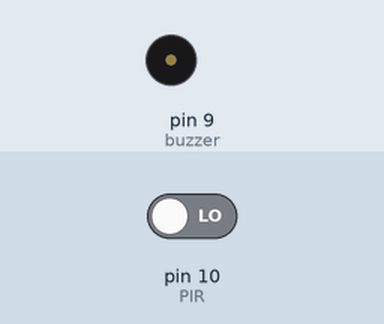
Simulated run of this sketch. Board: Arduino Uno, built with avr-gcc and run on an emulated ATmega328P. On the bench: buzzer (waves = sounding, pin HIGH). The inputs (shaded band) are chosen by the test bench; at power-on: pin 10 (PIR) LOW.

Above: at 1.2 s.
1.3 s: pin 10 (PIR) driven HIGH
At 1.7 s:
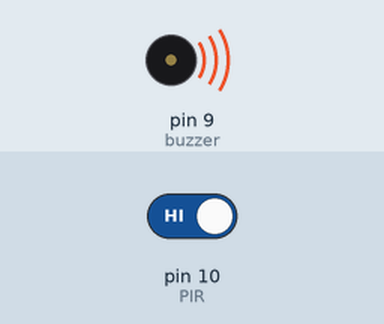
2.8 s: pin 10 (PIR) driven LOW
At 4.0 s:
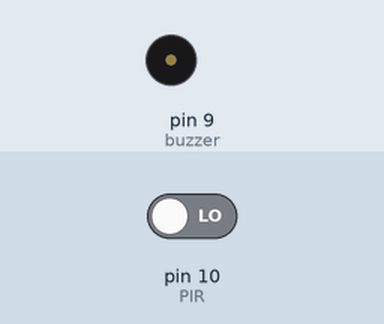
Timing chart, 0 to 5.8 s (numbered marks = the images above; inputs shaded):
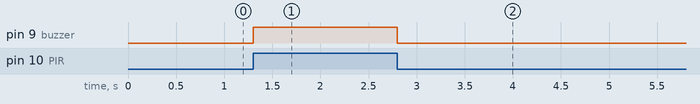

The sketch:

Buzzer.ino
```cpp
#define PIR 10
#define buzzer 9

void setup() {
  pinMode(PIR,INPUT);
  pinMode(buzzer, OUTPUT);
}

void loop() {
  if(digitalRead(PIR) == HIGH){
    digitalWrite(buzzer, HIGH);
  }else{
    digitalWrite(buzzer, LOW);
  }

}
```

Measured:
- after the input at 1.3 s, pin 9 (buzzer): LOW → HIGH at once
- after the input at 2.8 s, pin 9 (buzzer): HIGH → LOW at once
